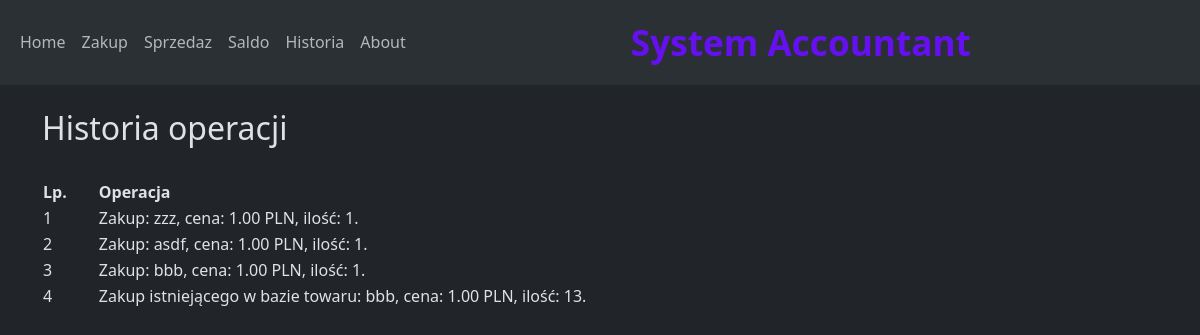
The page /historia on the database as committed earlier.
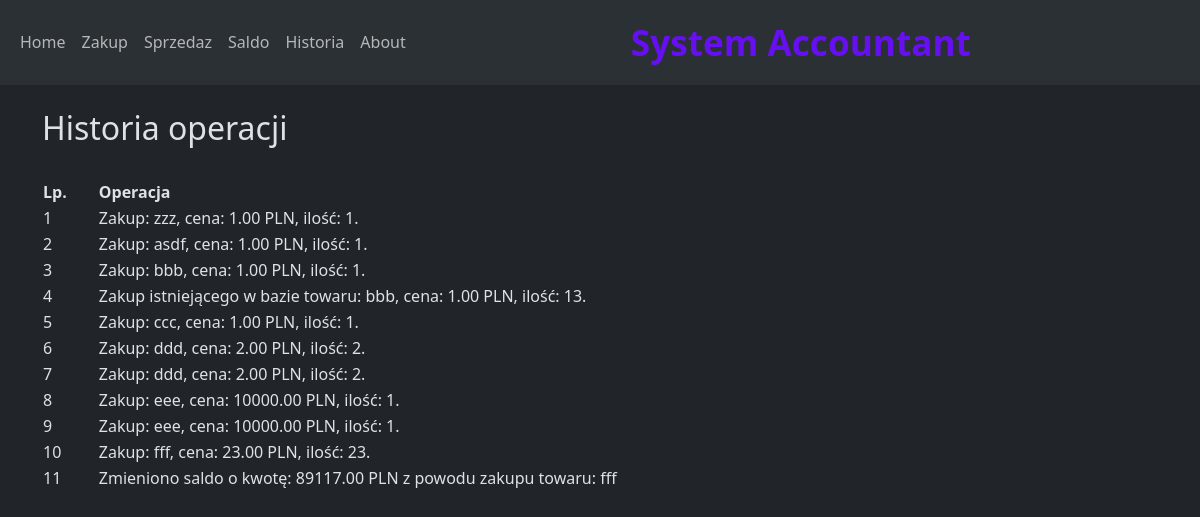
The same page on the database as committed later.
### app.py (models this page shows)
class History(db.Model):
    id = db.Column(db.Integer, primary_key=True)
    event = db.Column(db.String)
    when = db.Column(db.DateTime, server_default=func.now())
    inventory_id = db.Column(db.Integer , ForeignKey('inventory.id'))
    inventory = relationship('Inventory' , back_populates = 'historia')
    event_type_id = db.Column(db.Integer , ForeignKey('event_type.id'))
    event_type = relationship('EventType')

### app.py (the view)
@app.route('/historia')
def historia():
    przeglad_historia = History.query.all()
    return render_template('historia.html', history=przeglad_historia)

### templates/historia.html (shortened to what this page needs)
{% extends "base.html" %}
{% block content %}
        <h2>Historia operacji</h2>
      <br>
      <table style="width:100%">
    <tr>
        <th style="width:5%">Lp.</th>
        <th style="width:95%">Operacja</th>
    </tr>
                  {% for element in history %}
    <tr>
        <td style="text-align:left;" scope="row"> {{ loop.index }} </td>
        <td style="text-align:left;"> {{ element.event }} </td>
    </tr>
                  {% endfor %}
</table>
<br>
<br>
{% endblock %}

### templates/base.html (shortened to what this page needs)
<!doctype html>
<html lang="en" data-bs-theme="dark">
  <head>
    <link href="https://cdn.jsdelivr.net/npm/bootstrap@5.3.2/dist/css/bootstrap.min.css" rel="stylesheet">
  </head>
  <body>
    {% include "menu.html" %}
    <div class="container">
    {% block content %}    {% endblock %}
  </div>
  </body>
</html>

### templates/menu.html (shortened to what this page needs)
<nav class="navbar navbar-expand-lg bg-body-tertiary">
  <div class="container-fluid">
    <div class="collapse navbar-collapse" id="navbarNavAltMarkup">
      <div class="navbar-nav mr-auto">
        <a class="nav-link" href="{{ url_for('index') }}">Home</a>
        <a class="nav-link" href="{{ url_for('zakup') }}">Zakup</a>
        <a class="nav-link" href="{{ url_for('sprzedaz') }}">Sprzedaz</a>
        <a class="nav-link" href="{{ url_for('saldo') }}">Saldo</a>
        <a class="nav-link" href="{{ url_for('historia') }}">Historia</a>
        <a class="nav-link" href="{{ url_for('about') }}">About</a>
      </div>
      <div class="navbar-text mx-auto my-2 my-lg-0" style=" font-size: 2.2em; font-weight: bold; color: #6610f2;">
        System Accountant
      </div>
    </div>
  </div>
</nav>
<br>

Rows that differ between the two databases and show on the page:
added History: event "Zakup: ccc, cena: 1.00 PLN, ilość: 1."
added History: event "Zakup: ddd, cena: 2.00 PLN, ilość: 2."
added History: event "Zakup: ddd, cena: 2.00 PLN, ilość: 2."
added History: event "Zakup: eee, cena: 10000.00 PLN, ilość: 1."
added History: event "Zakup: eee, cena: 10000.00 PLN, ilość: 1."
added History: event "Zakup: fff, cena: 23.00 PLN, ilość: 23."
added History: event "Zmieniono saldo o kwotę: 89117.00 PLN z powodu zakupu towaru: fff"
